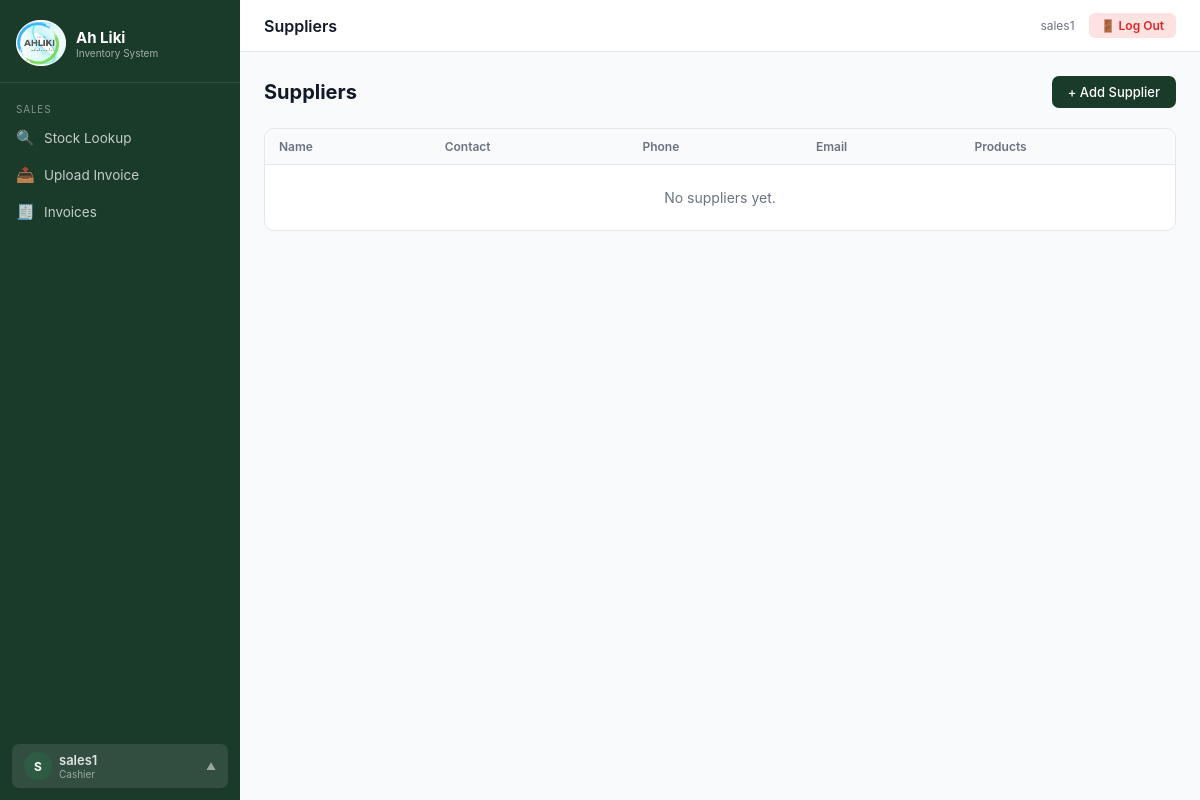
The app's page /suppliers/ (signed in), older data.
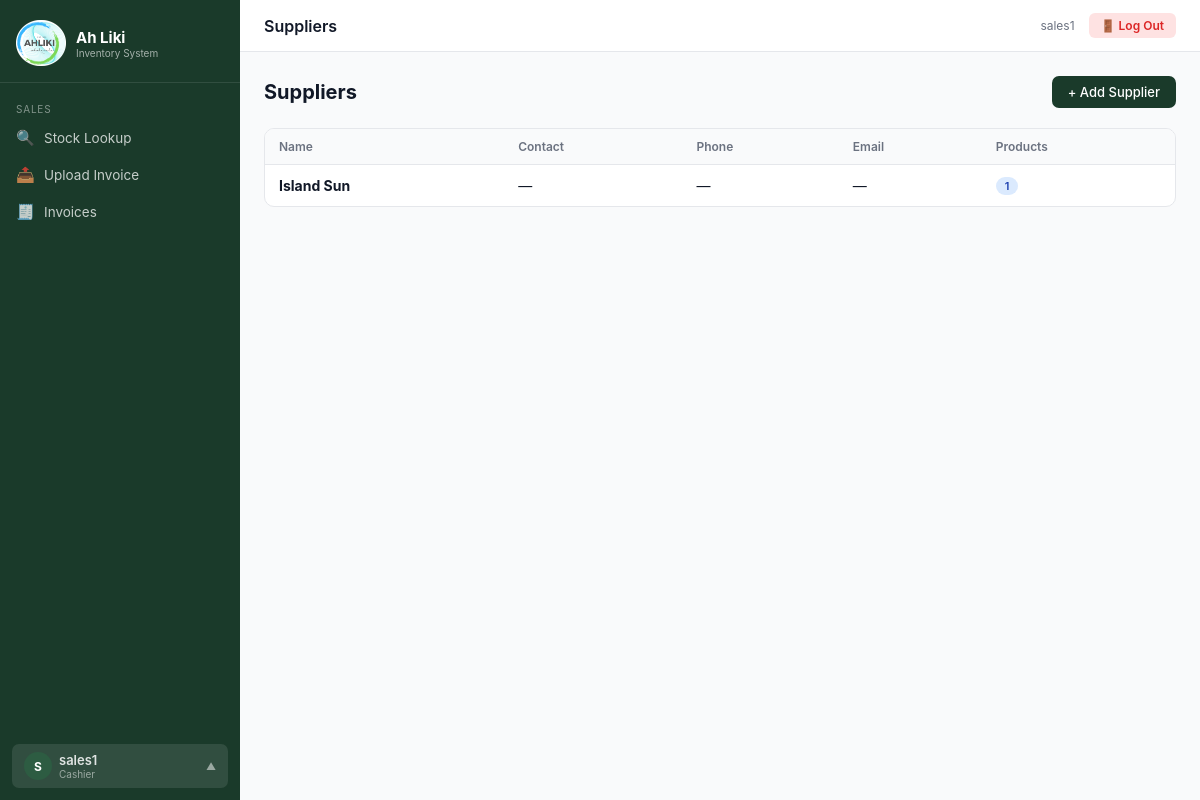
The same page, newer data.
### inventory/models.py (models this page shows, shortened)
class Supplier(models.Model):
    name = models.CharField(max_length=200)
    contact_name = models.CharField(max_length=200, blank=True)
    phone = models.CharField(max_length=50, blank=True)
    email = models.EmailField(blank=True)
    address = models.TextField(blank=True)
    created_at = models.DateTimeField(auto_now_add=True)

### inventory/views.py (the view)
# urls.py: path('suppliers/', views.supplier_list, name='supplier_list'),
@login_required
def supplier_list(request):
    suppliers = Supplier.objects.annotate(product_count=Count('products'))
    return render(request, 'suppliers/list.html', {'suppliers': suppliers})

### inventory/context_processors.py (called while the page is built)
def alerts_count(request):
    if request.user.is_authenticated:
        return {'open_alerts_count': StockAlert.objects.filter(is_resolved=False).count()}
    return {'open_alerts_count': 0}

### inventory/templatetags/custom_tags.py (called while the page is built)
@register.filter
def user_role(user):
    if not user.is_authenticated:
        return ''
    try:
        from inventory.models import UserProfile
        profile, _ = UserProfile.objects.get_or_create(user=user)
        return profile.role
    except:
        return ''

### templates/suppliers/list.html (shortened to what this page needs)
{% extends 'base.html' %}
{% block topbar_title %}Suppliers{% endblock %}
{% block content %}
<div class="page-header">
  <div><h1>Suppliers</h1></div>
  <a href="{% url 'supplier_add' %}" class="btn btn-primary">+ Add Supplier</a>
</div>
<div class="card">
  <div class="table-wrap">
    <table>
      <thead><tr><th>Name</th><th>Contact</th><th>Phone</th><th>Email</th><th>Products</th></tr></thead>
      <tbody>
      {% for s in suppliers %}
      <tr>
        <td><strong>{{ s.name }}</strong></td>
        <td>{{ s.contact_name|default:"—" }}</td>
        <td>{{ s.phone|default:"—" }}</td>
        <td>{{ s.email|default:"—" }}</td>
        <td><span class="badge badge-blue">{{ s.product_count }}</span></td>
      </tr>
      {% empty %}<tr><td colspan="5" style="text-align:center;color:var(--gray-500);padding:24px">No suppliers yet.</td></tr>{% endfor %}
      </tbody>
    </table>
  </div>
</div>
{% endblock %}

Row changes from the older to the newer data that the page shows:
added Supplier: name "Island Sun", contact_name "—", phone "—", email "—", product_count "1"
Text that changed along with them:
text no longer shown: "No suppliers yet."
